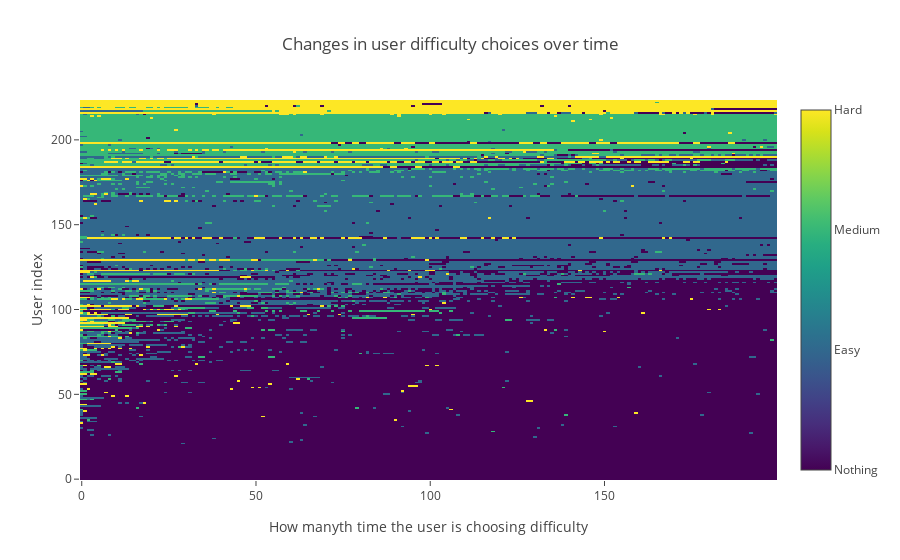

This figure's notebook cell:
### Markdown cell above
But if we visualize it at the level of the individual user, this starts telling a different story. Looks like users initially explore, then settle into a preferred difficulty. Most preferred difficulties will steadily fall, very few go up (other than some one-off difficulty bursts)

### Code cell
from difficulty_choices import plot_difficulty_choices_heatmap
plot_difficulty_choices_heatmap()

### Figure 1 — Plotly figure (JSON) as saved in the notebook; plotly's stock layout.template omitted (floating-point values rounded to 4 significant figures; data arrays with more than 128 entries replaced by an {"elided": "..."} marker saying what was removed)
{"data": [{"colorbar": {"tickmode": "array", "ticktext": ["Nothing", "Easy", "Medium", "Hard"], "tickvals": [0, 1, 2, 3]}, "colorscale": "Viridis", "showscale": true, "type": "heatmap", "uid": "2ff43642-00d0-4d41-bce8-abe3b7dbe222", "z": {"elided": "224x200 int values"}}], "layout": {"title": {"text": "Changes in user difficulty choices over time"}, "xaxis": {"title": {"text": "How manyth time the user is choosing difficulty"}}, "yaxis": {"title": {"text": "User index"}}}}
